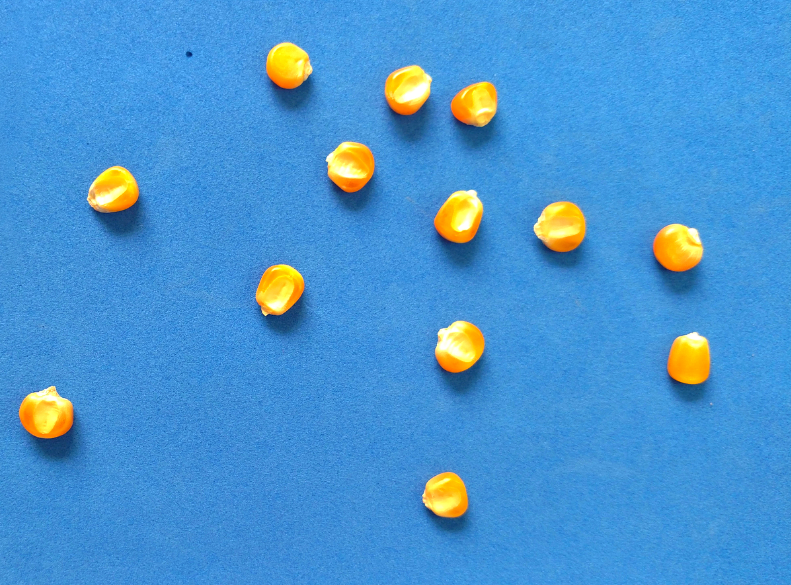
%> input picture Pratica_5/segmentando_cor/milho.png, 791 x 585 px
$ octave segmentacaoCor.m   (GNU Octave 9; MATLAB toolbox functions it lacks are replaced by stand-ins)
%> lines starting %> are read from the running program, lines starting %| are printed output that depends on the picture; in (x1, y1, x2, y2) boxes, pixels count from 0 and x2, y2 are one past the last pixel; in counts of white or black regions, pixels touching at a corner belong together; the program's own positions count from 1
close all;
clear all;

im = imread('milho.png');
%> im is the input picture: size 585x791x3 uint8; mean R, G, B 73.4, 149.1, 209.2

figure(1);

subplot(1,4,1);
imshow(im(:,:,1));
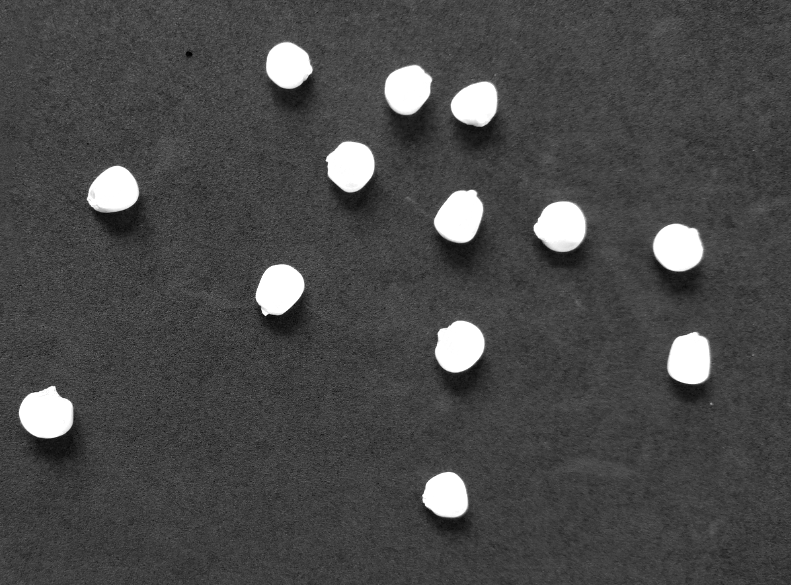
%> displayed picture: size 585x791, on the screen's scale of 0 to 255; min 0, max 255, mean 73.4
title('Canal Vermelho');

subplot(1,4,2);
imshow(im(:,:,2));
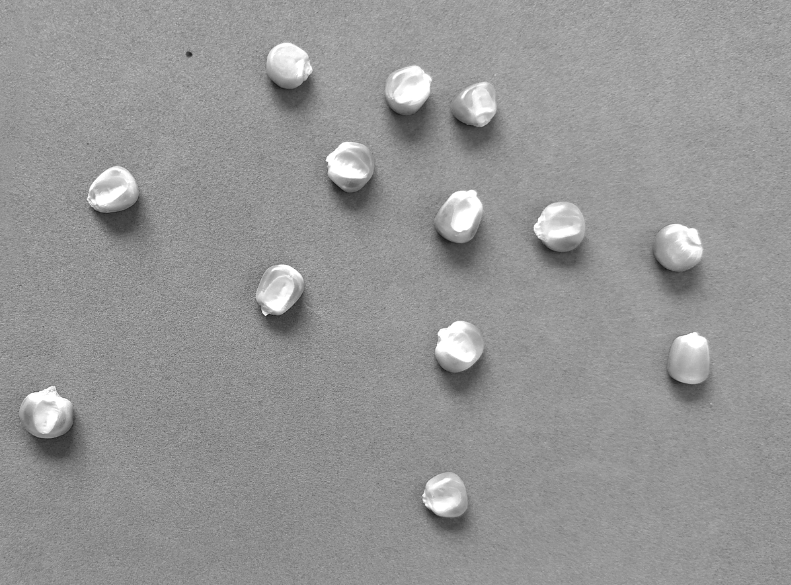
%> displayed picture: size 585x791, on the screen's scale of 0 to 255; min 24, max 255, mean 149.1
title('Canal Verde');

subplot(1,4,3);
imshow(im(:,:,3));
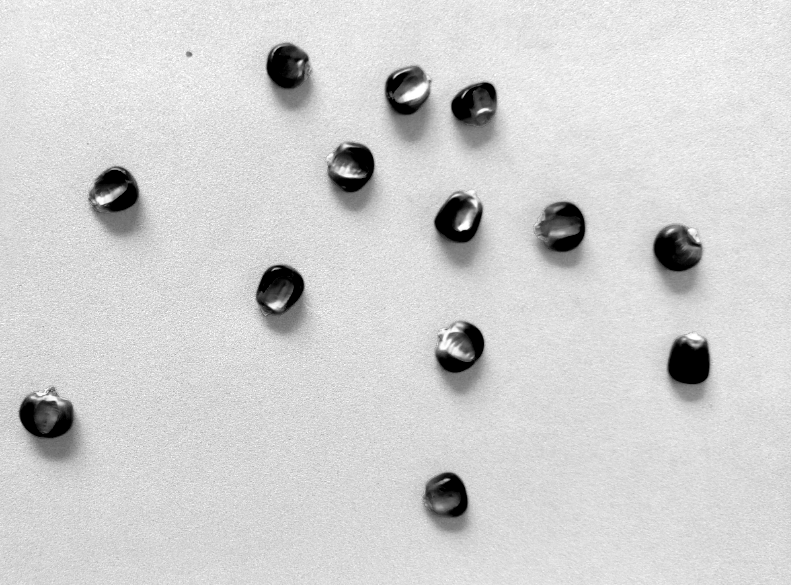
%> displayed picture: size 585x791, on the screen's scale of 0 to 255; min 0, max 255, mean 209.2
title('Canal Azul');

subplot(1,4,4);
imshow(im);
title('Imagem original');

imMask = im(:,:,1) > 180;
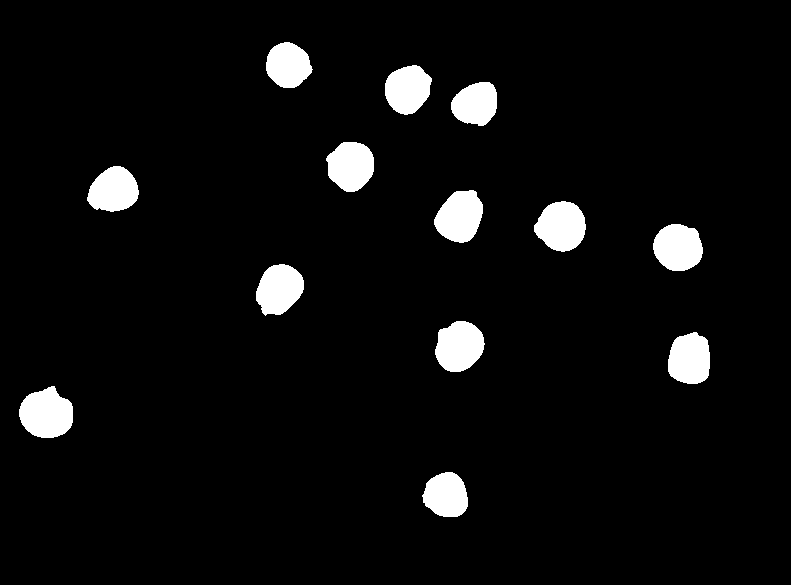
%> imMask: size 585x791 logical; 5.1% white; 13 white regions, largest, box (x1, y1, x2, y2) and area: (19, 386, 73, 438) 2100, (534, 201, 586, 252) 1959, (435, 321, 485, 372) 1934

figure('Name', 'Mascara');
imshow(imMask);

imFinal = imMask.*im;
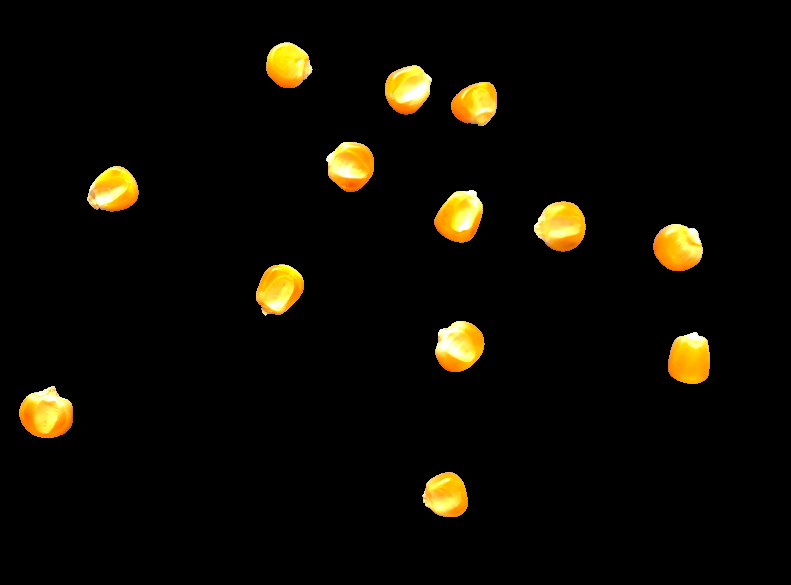
%> imFinal: size 585x791x3 uint8; mean R, G, B 12.8, 10.2, 3
figure('Name', 'Imagem final');
imshow(imFinal);
